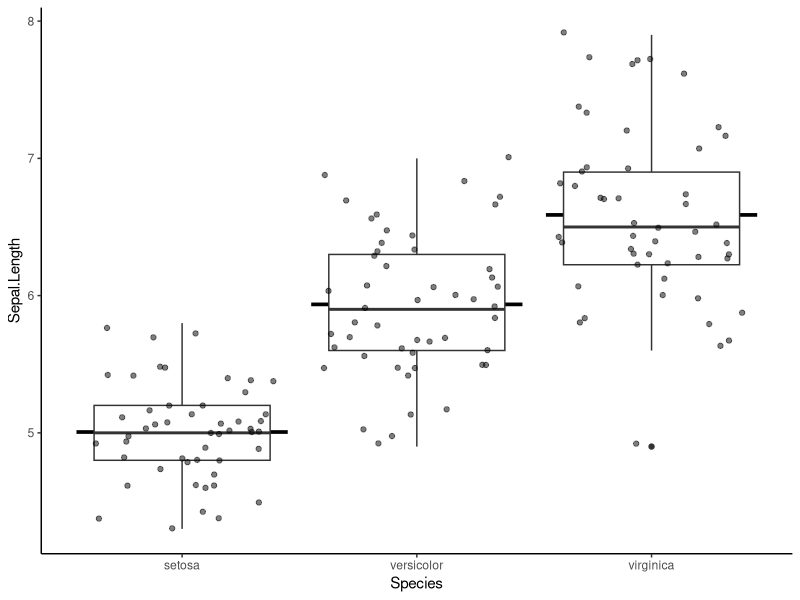
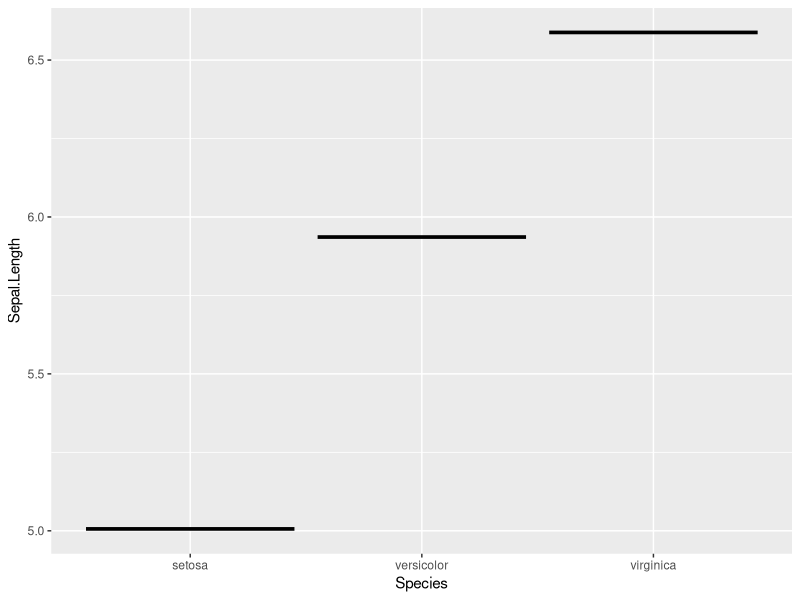

Reproduce these figures in R, in order. (Note: this script raises an error after producing the figures.)
## ---- chunk 1
knitr::opts_chunk$set(echo = TRUE)
## ---- chunk 2
# Load the packages needed to answer the questions below. If you realize you need a package, load (install if needed) here.
library(tidyverse)
library(RColorBrewer)
library(colorspace)
library(patchwork)
## ---- chunk 3
data("iris")
#A)
# YOUR CODE HERE
iris_mean <- ggplot(iris, aes(x = Species, y = Sepal.Length))+
  stat_summary(aes(y = Sepal.Length), fun = "mean", geom = "crossbar")

#B)
# YOUR CODE HERE
iris_data <- iris_mean + 
  geom_boxplot()+
  geom_jitter(alpha = 0.5)+
  theme_classic()


## ---- chunk 4
data("mtcars")
# A)
# YOUR CODE HERE
fuel_efficiency_plot_a <- mtcars %>%
  rownames_to_column(var = "cartype") %>%
  mutate(cartype = fct_reorder(cartype, mpg, .desc = TRUE)) %>%
  ggplot(aes(x = cartype, y = mpg))+
           geom_col()+
           theme_classic()+
  fuel_efficiency_plot_a

# B)
# YOUR CODE HERE
fuel_efficiency_plot_b <-

# C)
# YOUR CODE HERE
## ---- chunk 5
# A)
# YOUR CODE HERE
## ---- chunk 6
# A)
data("co2")
# YOUR CODE HERE
# B)
# YOUR CODE HERE
## ---- chunk 7
# A)
# YOUR CODE HERE
